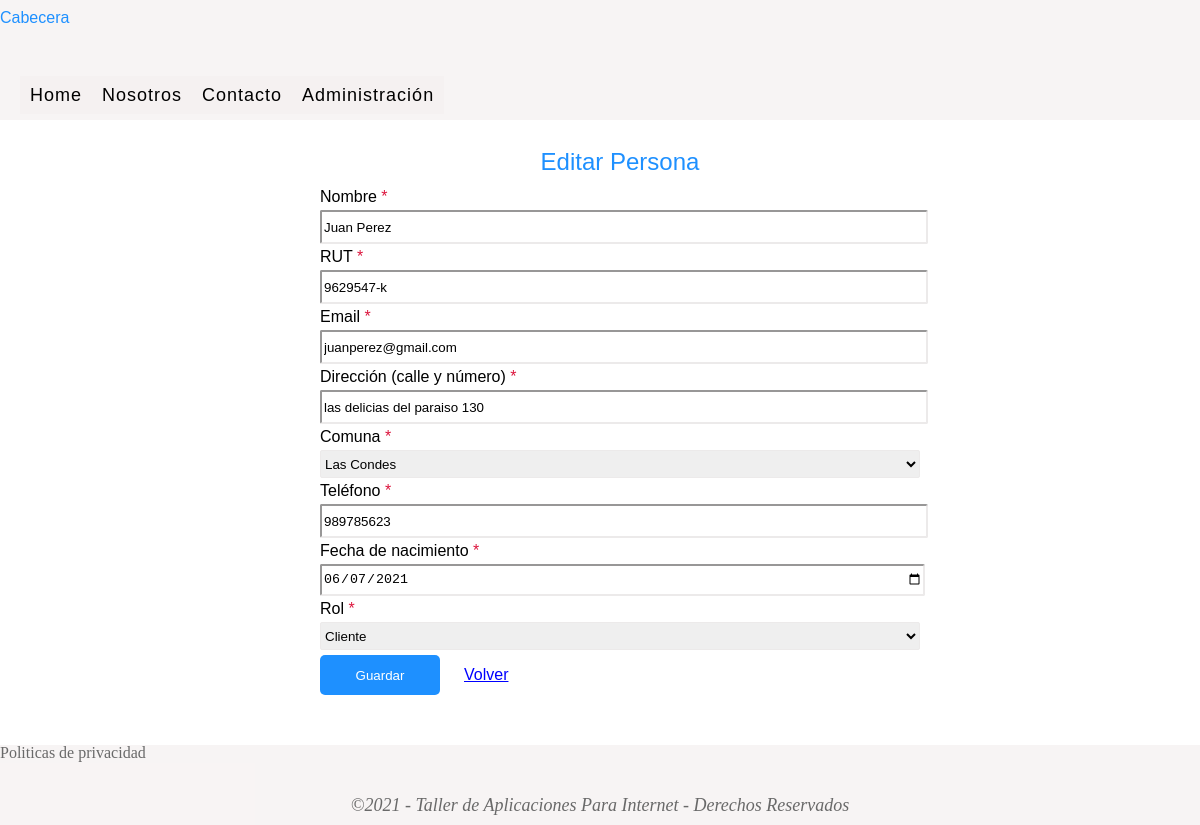
The app's page /personas/edit.php?id=1 with its own data.
### tables this page shows
CREATE TABLE `personas` (
  `id` int NOT NULL AUTO_INCREMENT,
  `nombre` varchar(255) NOT NULL,
  `rut` varchar(15) NOT NULL,
  `email` varchar(255) NOT NULL,
  `direccion` varchar(255) NOT NULL,
  `fecha_nac` date NOT NULL,
  `telefono` int NOT NULL,
  `rol_id` int NOT NULL,
  `comuna_id` int NOT NULL,
  `created_at` datetime DEFAULT NULL,
  `updated_at` datetime DEFAULT NULL,
  PRIMARY KEY (`id`),
  KEY `rol_id` (`rol_id`),
  KEY `comuna_id` (`comuna_id`),
  CONSTRAINT `personas_ibfk_1` FOREIGN KEY (`rol_id`) REFERENCES `roles` (`id`),
  CONSTRAINT `personas_ibfk_2` FOREIGN KEY (`comuna_id`) REFERENCES `comunas` (`id`)
);

CREATE TABLE `comunas` (
  `id` int NOT NULL AUTO_INCREMENT,
  `nombre` varchar(255) NOT NULL,
  `region_id` int NOT NULL,
  `created_at` datetime DEFAULT NULL,
  `updated_at` datetime DEFAULT NULL,
  PRIMARY KEY (`id`),
  KEY `region_id` (`region_id`),
  CONSTRAINT `comunas_ibfk_1` FOREIGN KEY (`region_id`) REFERENCES `regiones` (`id`)
);

CREATE TABLE `roles` (
  `id` int NOT NULL AUTO_INCREMENT,
  `nombre` varchar(255) NOT NULL,
  `created_at` datetime DEFAULT NULL,
  `updated_at` datetime DEFAULT NULL,
  PRIMARY KEY (`id`)
);

### class/modelo.php (called while the page is built, shortened)
<?php
class Modelo
{
    public function __construct()
    {
        $this->_db = new Conexion;
    }
}

### class/personaModel.php (called while the page is built, shortened)
<?php
require_once('modelo.php');
class PersonaModel extends Modelo
{
    public function getPersonaId($id)
    {
        $id = (int) $id;
        $persona = $this->_db->prepare("SELECT p.id, p.nombre, p.rut, p.email, p.direccion, p.fecha_nac, p.telefono, p.rol_id, p.comuna_id, p.created_at, p.updated_at, r.nombre as rol, c.nombre as comuna FROM personas p INNER JOIN roles r ON p.rol_id = r.id INNER JOIN comunas c ON p.comuna_id = c.id WHERE p.id = ?");
        $persona->bindParam(1, $id);
        $persona->execute();
        return $persona->fetch();
    }
}

### personas/edit.php (the view, shortened to what this page needs)
<?php
    require('../class/personaModel.php');
    require('../class/comunaModel.php');
    $personas = new PersonaModel;
    if (isset($_GET['id'])) {
        $id = (int) $_GET['id'];
        $persona = $personas->getPersonaId($id);
    }
?>
<!DOCTYPE html>
<html lang="es">
<head>
    <link rel="stylesheet" href="../css/reset.css">
    <link rel="stylesheet" href="../css/estilos.css">
</head>
<body>
    <header>
        <h1>Cabecera</h1>
        <?php include('../partials/menu.php'); ?>
    </header>
    <section>
        <h1>Editar Persona</h1>
        <div class="contenido">
            <?php if(!empty($persona)): ?>
                <form action="" method="post">
                    <div class="form-group">
                        <label for="nombre">Nombre <span class="text-danger">*</span> </label>
                        <input type="text" name="nombre" class="form-control" placeholder="Ingrese el nombre de la persona" value="<?php echo $persona['nombre']; ?>">
                    </div>
                    <div class="form-group">
                        <label for="rut">RUT <span class="text-danger">*</span></label>
                        <input type="text" name="rut" class="form-control" placeholder="Ingrese el rut de la persona" value="<?php echo $persona['rut']; ?>">
                    </div>
                    <div class="form-group">
                        <label for="email">Email <span class="text-danger">*</span></label>
                        <input type="email" name="email" class="form-control" placeholder="Ingrese el email de la persona" value="<?php echo $persona['email']; ?>">
                    </div>
                    <div class="form-group">
                        <label for="direccion">Dirección (calle y número) <span class="text-danger">*</span></label>
                        <input type="text" name="direccion" class="form-control" placeholder="Ingrese la dirección de la persona" value="<?php echo $persona['direccion']; ?>">
                    </div>
                    <div class="form-group">
                        <label for="comuna">Comuna <span class="text-danger">*</span></label>
                        <select name="comuna" class="form-control">
                            <option value="<?php echo $persona['comuna_id']; ?>">
                                <?php echo $persona['comuna']; ?>
                            </option>
                        </select>
                    </div>
                    <div class="form-group">
                        <label for="telefono">Teléfono <span class="text-danger">*</span></label>
                        <input type="number" name="telefono" class="form-control" placeholder="Ingrese el teléfono de la persona" value="<?php echo $persona['telefono']; ?>">
                    </div>
                    <div class="form-group">
                        <label for="fecha_nac">Fecha de nacimiento <span class="text-danger">*</span></label>
                        <input type="date" name="fecha_nac" class="form-control" placeholder="Ingrese la fecha de nacimiento de la persona" value="<?php echo $persona['fecha_nac']; ?>">
                    </div>
                    <div class="form-group">
                        <label for="rol">Rol <span class="text-danger">*</span></label>
                        <select name="rol" class="form-control">
                            <option value="<?php echo $persona['rol_id']; ?>">
                                <?php echo $persona['rol']; ?>
                            </option>
                        </select>
                    </div>
                    <div class="form-group">
                        <button type="submit" class="btn btn-primary">Guardar</button>
                        <a href="show.php?id=<?php echo $id; ?>" class="btn btn-link">Volver</a>
                    </div>
                </form>
            <?php else: ?>
                <p class="text-info">El dato no existe</p>
            <?php endif; ?>
        </div>
    </section>
    <footer>
        <?php include('../partials/footer.php'); ?>
    </footer>
</body>
</html>

### css/estilos.css (style rules this page uses)
footer { width: 100%; float: left; height: 80px; background-color: rgba(245, 240, 240, 0.733); margin-top: 20px; }
h1,h2,h3,h4,h5,h6 { color: dodgerblue; font-family: Verdana, Geneva, Tahoma, sans-serif; margin-bottom: 15px; margin-top: 10px; }
header { float:left; width: 100%; height: 120px; background-color: rgba(245, 240, 240, 0.733); margin-bottom: 20px; }
label { font-family: Verdana, Geneva, Tahoma, sans-serif; }
section { float: left; width: 100%; margin-left: 20px; margin-right: 20px; margin-bottom: 20px; }
section h1 { text-align: center; font-size: 24px; }
.btn { width: 120px; height: 40px; border: 0; text-align: center; border-radius: 5px; }
.btn-link { margin-left: 10px; margin-right: 10px; padding: 10px; color: blue; }
.btn-primary { background-color: dodgerblue; color: white; }
.btn-link, .btn-primary, .btn-warning { font-family: Arial, Helvetica, sans-serif; }
.contenido { float: left; width: 50%; margin-left: 25%; }
.form-control { float: left; width: 100%; height: 28px; margin-bottom: 5px; margin-top: 5px; border-color: #ECEAEA; border-radius: 2px; }
.form-group { margin-bottom: 10px; }
.text-danger { color:crimson; }
.text-info, .text-danger { font-family: Arial, Helvetica, sans-serif; font-size: medium; }

### records on screen
personas: nombre "Juan Perez", rut "9629547-k", email "juanperez@gmail.com", direccion "las delicias del paraiso 130", comuna "Las Condes", telefono "989785623", fecha_nac "06/07/2021", rol "Cliente"
